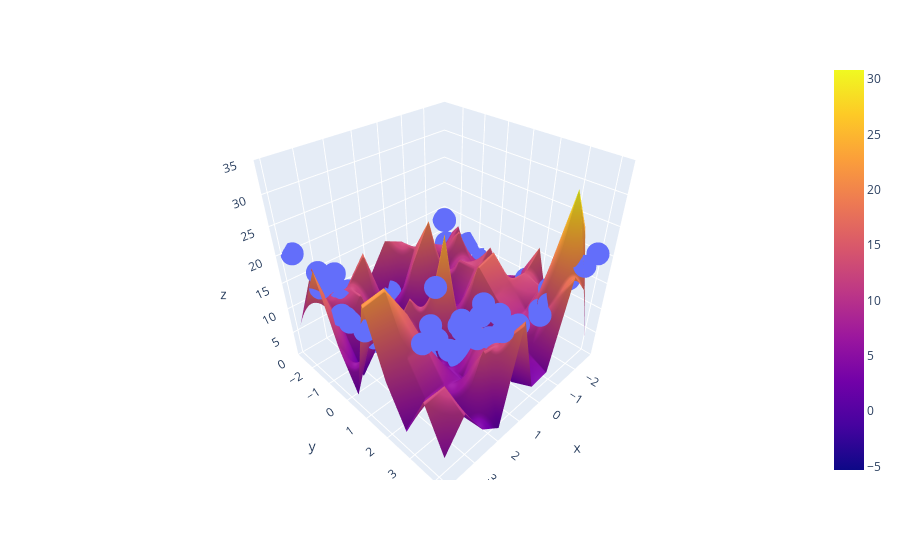

Source (notebook cell):
### Code cell
fig = px.scatter_3d(x=x.ravel(), y=y.ravel(), z=z.ravel())

fig.add_trace(go.Surface(x = x_input, y = y_input, z =z_final))

fig.update_layout(scene = dict(zaxis = dict(range=[0,35])))

fig.show()
